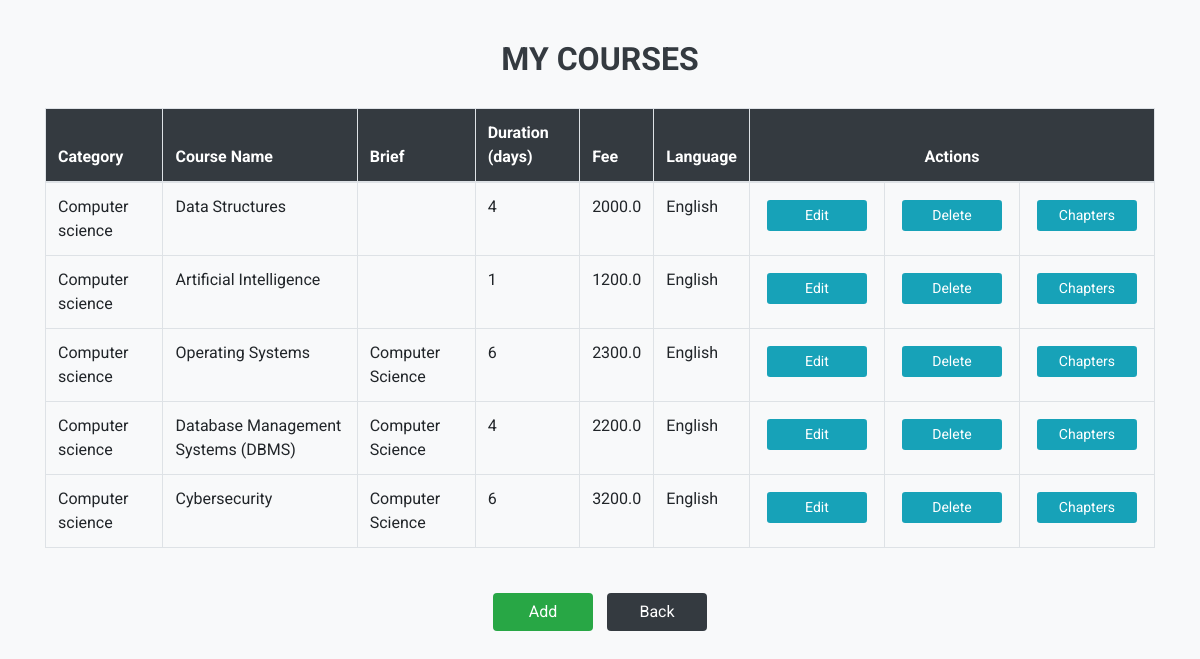
The app's page /course_tr/ (signed in) with its own data.
### learn/models.py (models this page shows, shortened)
class Course(models.Model):
    Course_title = models.CharField(max_length=200, null=True)
    Course_brief = models.TextField(null=True)
    Course_duration = models.IntegerField(null=True)
    Course_fee = models.FloatField(null=True)
    Language = models.CharField(max_length=200, null=True)
    cou_cat = models.ForeignKey(Category, on_delete=models.CASCADE, null=True,related_name = 'Course_to_category')
    cou_reg = models.ForeignKey(Registration, on_delete=models.SET_NULL, null=True, related_name = 'Course_to_registration')

class Category(models.Model):
    Category_title = models.CharField(max_length=200, null=True)
    Image = models.ImageField(null=True)

### learn/views.py (the view)
# urls.py: path('course_tr/', learn.views.course_tr, name='course_tr'),
def course_tr(request):
    dd = Course.objects.filter(cou_reg = request.session['logg'])
    return render(request,'course_tr.html',{'dd':dd})

### Templates/course_tr.html (shortened to what this page needs)
{% load static %}
<!DOCTYPE html>
<html lang="en">
<head>
  <link rel="stylesheet" href="https://stackpath.bootstrapcdn.com/bootstrap/4.5.2/css/bootstrap.min.css">
  <link rel="stylesheet" href="https://stackpath.bootstrapcdn.com/font-awesome/4.7.0/css/font-awesome.min.css">
</head>
<body>
<section class="container">
  <div class="text-center">
    <h2 class="heading-section">MY COURSES</h2>
  </div>
  {% if dd %}
    <div class="table-responsive">
      <table class="table table-bordered table-hover">
        <thead>
          <tr>
            <th>Category</th>
            <th>Course Name</th>
            <th>Brief</th>
            <th>Duration (days)</th>
            <th>Fee</th>
            <th>Language</th>
            <th colspan="3" class="text-center">Actions</th>
          </tr>
        </thead>
        <tbody>
          {% for i in dd %}
          <tr>
            <td>{{ i.cou_cat.Category_title }}</td>
            <td>{{ i.Course_title }}</td>
            <td>{{ i.Course_brief }}</td>
            <td>{{ i.Course_duration }}</td>
            <td>{{ i.Course_fee }}</td>
            <td>{{ i.Language }}</td>
            <td>
              <button class="btn btn-sm btn-action btn-custom" onclick="location.href='{% url 'edit_course_tr' i.id %}'">Edit</button>
            </td>
            <td>
              <button class="btn btn-sm btn-action btn-custom" onclick="location.href='{% url 'delete_course_tr' i.id %}'">Delete</button>
            </td>
            <td>
              <button class="btn btn-sm btn-action btn-custom" onclick="location.href='{% url 'chapter_tr' i.id %}'">Chapters</button>
            </td>
          </tr>
          {% endfor %}
        </tbody>
      </table>
    </div>
  {% else %}
    <h5 class="text-center text-primary">No courses added</h5>
  {% endif %}
  <div class="text-center mt-4">
    <button class="btn btn-add btn-custom" onclick="location.href='{% url 'add_course_tr' %}'">Add</button>
    <button class="btn btn-back btn-custom" onclick="location.href='{% url 'teacher_home' %}'">Back</button>
  </div>
</section>
</body>
</html>

### Templates/course_tr.html (style rules this page uses)
body { font-family: 'Roboto', sans-serif; background-color: #f8f9fa; padding-top: 40px; }
.heading-section { font-size: 32px; font-weight: 700; margin-bottom: 30px; color: #343a40; }
.table thead th { background-color: #343a40; color: #fff; }
.btn-custom { min-width: 100px; margin: 5px; }
.btn-add { background-color: #28a745; color: white; }
.btn-back { background-color: #343a40; color: white; }
.btn-action { background-color: #17a2b8; color: white; }

### records on screen
Course: cou_cat.Category_title "Computer science", Course_title "Data Structures", Course_duration "4", Course_fee "2000.0", Language "English"
Course: cou_cat.Category_title "Computer science", Course_title "Artificial Intelligence", Course_duration "1", Course_fee "1200.0", Language "English"
Course: cou_cat.Category_title "Computer science", Course_title "Operating Systems", Course_brief "Computer Science", Course_duration "6", Course_fee "2300.0", Language "English"
Course: cou_cat.Category_title "Computer science", Course_title "Database Management Systems (DBMS)", Course_brief "Computer Science", Course_duration "4", Course_fee "2200.0", Language "English"
Course: cou_cat.Category_title "Computer science", Course_title "Cybersecurity", Course_brief "Computer Science", Course_duration "6", Course_fee "3200.0", Language "English"
